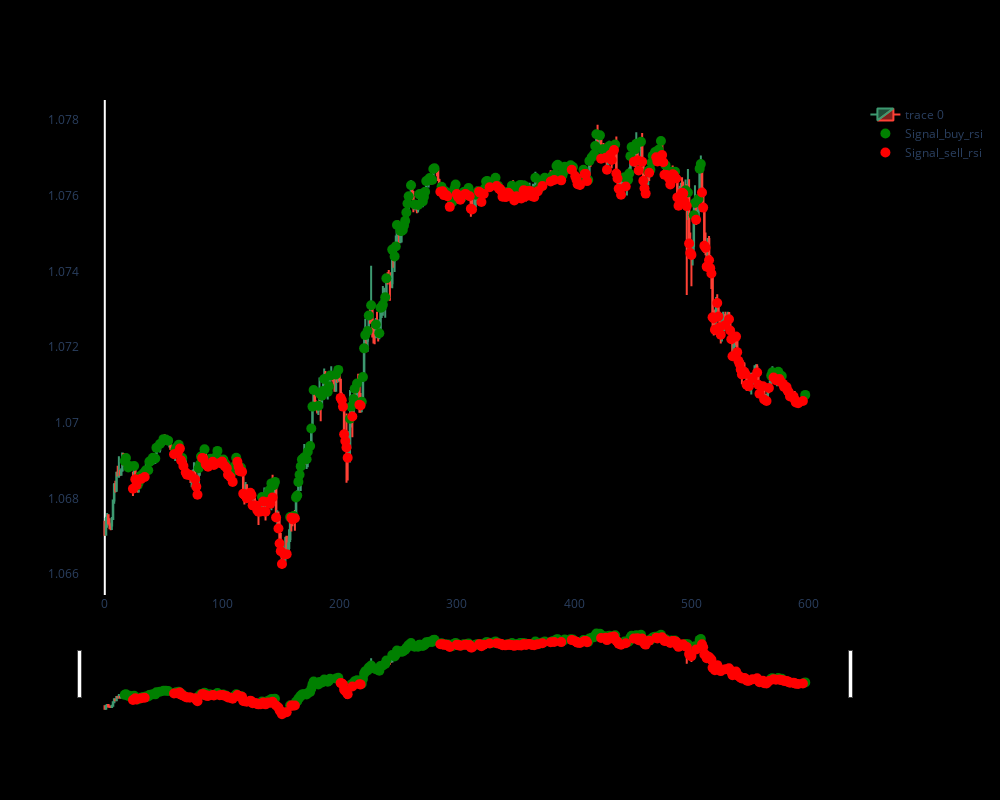

Notebook code for this chart:
### Code cell
## RSI

fig = go.Figure(data=[
    go.Candlestick(
        x=df.index,
        open=df['open'],
        high=df['high'],
        low=df['low'],
        close=df['close']
    ),
    go.Scatter(
        x=df[df['buy_rsi'] == 1].index,
        y=df[df['buy_rsi'] == 1]['close'],
        mode='markers',
        marker=dict(size=10, color='Green'),
        name='Signal_buy_rsi'
    ),
    go.Scatter(
        x=df[df['sell_rsi'] == -1].index,
        y=df[df['sell_rsi'] == -1]['close'],
        mode='markers',
        marker=dict(size=10, color='Red'),
        name='Signal_sell_rsi'
    )
])

fig.update_layout(
    autosize=False,
    width=1000,
    height=800,
    paper_bgcolor='black',
    plot_bgcolor='black'
)
fig.update_xaxes(gridcolor='black')
fig.update_yaxes(gridcolor='black')

fig.show()

### Figure 1 — Plotly figure (JSON) as saved in the notebook; plotly's stock layout.template omitted (floating-point values rounded to 4 significant figures; data arrays with more than 128 entries replaced by an {"elided": "..."} marker saying what was removed)
{"data": [{"close": {"elided": "598 float values"}, "high": {"elided": "598 float values"}, "low": {"elided": "598 float values"}, "open": {"elided": "598 float values"}, "type": "candlestick", "x": {"elided": "598 int values"}}, {"marker": {"color": "Green", "size": 10}, "mode": "markers", "name": "Signal_buy_rsi", "type": "scatter", "x": {"elided": "220 int values"}, "y": {"elided": "220 float values"}}, {"marker": {"color": "Red", "size": 10}, "mode": "markers", "name": "Signal_sell_rsi", "type": "scatter", "x": {"elided": "219 int values"}, "y": {"elided": "219 float values"}}], "layout": {"autosize": false, "height": 800, "paper_bgcolor": "black", "plot_bgcolor": "black", "width": 1000, "xaxis": {"gridcolor": "black"}, "yaxis": {"gridcolor": "black"}}}
